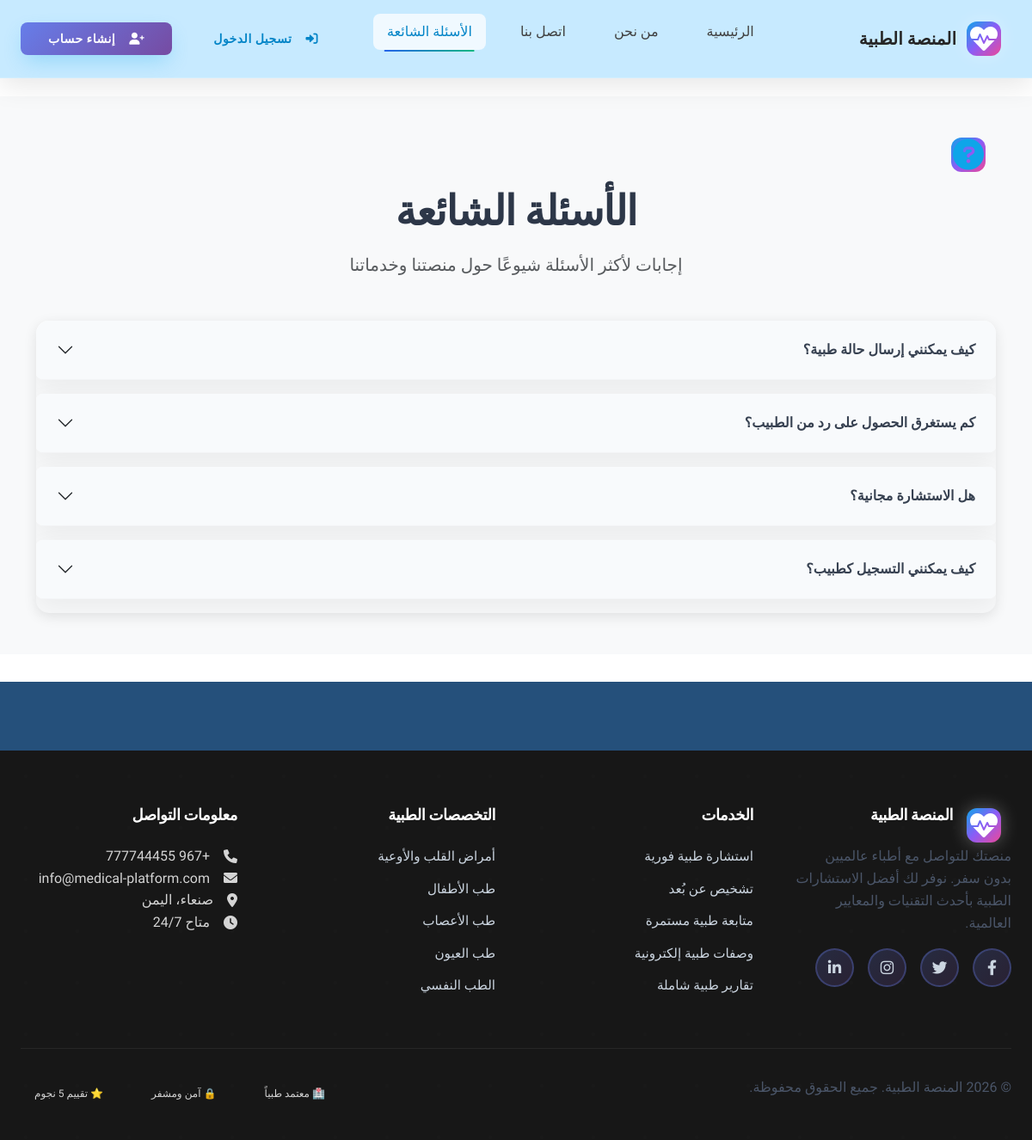
Screenshot of /faq/ with the database file from the repository.
### core/models.py (models this page shows, shortened)
class FAQ(models.Model):
    question = models.CharField(max_length=300)
    answer = models.TextField()
    is_active = models.BooleanField(default=True)
    order = models.PositiveIntegerField(default=0)
    created_at = models.DateTimeField(auto_now_add=True)
    class Meta:
        verbose_name = 'سؤال شائع'
        verbose_name_plural = 'الأسئلة الشائعة'
        ordering = ['order', '-created_at']

### core/views.py (the view)
# urls.py: path('faq/', views.FAQView.as_view(), name='faq'),
class FAQView(TemplateView):
    template_name = 'core/faq.html'
    def get_context_data(self, **kwargs):
        context = super().get_context_data(**kwargs)
        context['faqs'] = FAQ.objects.filter(is_active=True)
        return context

### admin_panel/context_processors.py (called while the page is built, shortened)
def admin_context(request):
    context = {}
    return context

### templates/core/faq.html (shortened to what this page needs)
{% extends 'base.html' %}
{% load i18n %}
{% block content %}
<section class="py-5" style="background: var(--surface-50, #f8f9fa);">
  <div class="container">
    <div class="text-center mb-5">
      <div class="brand-icon mb-3" style="font-size: 2.25rem; color: var(--primary-500, #667eea);">
        <i class="fas fa-question-circle"></i>
      </div>
      <h1 class="mb-3">{% trans "الأسئلة الشائعة" %}</h1>
      <p class="lead text-muted">{% trans "إجابات لأكثر الأسئلة شيوعًا حول منصتنا وخدماتنا" %}</p>
    </div>
    <div class="accordion" id="faqAccordion">
      {% if faqs %}
        {% for item in faqs %}
        <div class="accordion-item rounded-3 overflow-hidden mb-3" style="box-shadow: 0 10px 30px rgba(0,0,0,0.06);">
          <h2 class="accordion-header" id="heading{{ forloop.counter }}">
            <button class="accordion-button collapsed" type="button" data-bs-toggle="collapse" data-bs-target="#collapse{{ forloop.counter }}" aria-expanded="false" aria-controls="collapse{{ forloop.counter }}">
              {{ item.question }}
            </button>
          </h2>
        </div>
        {% endfor %}
      {% else %}
        <div class="alert alert-info">
          {% trans "لا توجد أسئلة شائعة حالياً." %}
        </div>
      {% endif %}
    </div>
  </div>
</section>
{% endblock %}

### static/css/components.css (style rules this page uses)
.brand-icon { width: var(--space-10); height: var(--space-10); background: var(--gradient-medical); border-radius: var(--radius-xl); display: flex; align-items: center; justify-content: center; color: white; font-size: var(--text-lg); animation: pulse 2s infinite; }

### static/css/premium-typography.css (style rules this page uses)
:root { --font-arabic-primary: 'Tajawal', 'IBM Plex Sans Arabic', 'Almarai', sans-serif; --font-arabic-secondary: 'Noto Kufi Arabic', 'Almarai', sans-serif; --font-arabic-display: 'Almarai', 'Tajawal', sans-serif; --font-english-primary: 'Poppins', 'Montserrat', 'Nunito', sans-serif; --font-english-secondary: 'Nunito', 'Poppins', sans-serif; --font-english-display: 'Montserrat', 'Poppins', sans-serif; --font-weight-light: 300; --font-weight-regular: 400; --font-weight-medium: 500; --font-weight-semibold: 600; --font-weight-bold: 700; --font-weight-extrabold: 800; --font-weight-black: 900; --font-size-xs: 0.75rem; --font-size-sm: 0.875rem; --font-size-base: 1rem; --font-size-lg: 1.125rem; --font-size-xl: 1.25rem; --font-size-2xl: 1.5rem; --font-size-3xl: 1.875rem; --font-size-4xl: 2.25rem; --font-size-5xl: 3rem; --font-size-6xl: 3.75rem; --font-size-7xl: 4.5rem; --line-height-tight: 1.25; --line-height-snug: 1.375; --line-height-normal: 1.5; --line-height-relaxed: 1.625; --line-height-loose: 2; --letter-spacing-tighter: -0.05em; --letter-spacing-tight: -0.025em; --letter-spacing-normal: 0; --letter-spacing-wide: 0.025em; --letter-spacing-wider: 0.05em; --letter-spacing-widest: 0.1em; }
* { -webkit-font-smoothing: antialiased; -moz-osx-font-smoothing: grayscale; text-rendering: optimizeLegibility; }
body { font-family: var(--font-arabic-primary); font-weight: var(--font-weight-regular); font-size: var(--font-size-base); line-height: var(--line-height-normal); letter-spacing: var(--letter-spacing-normal); color: #1a202c; background-color: #ffffff; }
h1, h2, h3, h4, h5, h6, .h1, .h2, .h3, .h4, .h5, .h6 { font-family: var(--font-arabic-display); font-weight: var(--font-weight-bold); line-height: var(--line-height-tight); letter-spacing: var(--letter-spacing-tight); margin-bottom: 0.5em; color: #2d3748; }
h1, .h1 { font-size: var(--font-size-5xl); font-weight: var(--font-weight-extrabold); line-height: var(--line-height-tight); }
h2, .h2 { font-size: var(--font-size-4xl); font-weight: var(--font-weight-bold); }
p, .text-body { font-family: var(--font-arabic-primary); font-size: var(--font-size-base); line-height: var(--line-height-relaxed); margin-bottom: 1rem; color: #4a5568; }
.lead { font-size: var(--font-size-xl); font-weight: var(--font-weight-regular); line-height: var(--line-height-relaxed); color: #2d3748; }
[dir="rtl"] { text-align: right; }
[dir="rtl"] .text-center { text-align: center !important; }

### static/css/premium-navbar.css (style rules this page uses)
.brand-icon { font-size: 2rem; margin-right: 0.75rem; animation: heartbeat 2s ease-in-out infinite; filter: drop-shadow(0 0 10px rgba(255, 255, 255, 0.3)); }

### static/css/global-enhancements.css (style rules this page uses)
body { padding-top: 80px !important; font-family: 'Tajawal', 'Poppins', sans-serif !important; line-height: 1.6; color: #2d3748; }
.accordion { border-radius: 15px; overflow: hidden; box-shadow: 0 4px 15px rgba(0, 0, 0, 0.1); }
.accordion-item { border: none; border-bottom: 1px solid #f3f4f6; }
.accordion-header { font-family: 'Almarai', 'Montserrat', sans-serif; }
.accordion-button { font-weight: 600; padding: 1.5rem; background-color: #f8fafc; border: none; color: #374151; transition: all 0.3s ease; }
* { transition: color 0.3s ease, background-color 0.3s ease, border-color 0.3s ease, transform 0.3s ease, box-shadow 0.3s ease; }

### static/css/style.css (style rules this page uses)
body { font-family: 'Cairo', sans-serif; background-color: #25507b; }

### static/css/multilingual.css (style rules this page uses)
[dir="rtl"] { text-align: right; }
[lang="ar"] { font-family: 'Cairo', 'Segoe UI', Tahoma, Geneva, Verdana, sans-serif; }

### static/css/layout-fixes.css (style rules this page uses)
::placeholder { color: #94a3b8 !important; opacity: 1; }

### static/css/mobile-responsive.css (style rules this page uses)
html, body { width: 100%; max-width: 100%; overflow-x: hidden; }
*, *::before, *::after { box-sizing: border-box; }

### templates/base.html (style rules this page uses)
html, body { overflow-x: hidden; }
section, .section, .main-content { overflow-x: hidden; }

### rows the page displays
FAQ: question "كيف يمكنني إرسال حالة طبية؟"
FAQ: question "كم يستغرق الحصول على رد من الطبيب؟"
FAQ: question "هل الاستشارة مجانية؟"
FAQ: question "كيف يمكنني التسجيل كطبيب؟"
